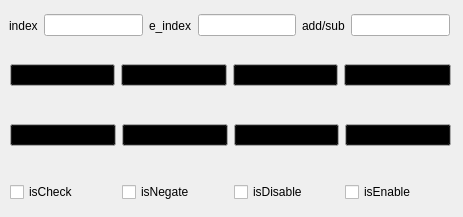
<?xml version="1.0" encoding="UTF-8"?>
<ui version="4.0">
 <class>FormTestWorldZone</class>
 <widget class="QWidget" name="FormTestWorldZone">
  <property name="geometry">
   <rect>
    <x>0</x>
    <y>0</y>
    <width>463</width>
    <height>217</height>
   </rect>
  </property>
  <property name="palette">
   <palette>
    <active>
     <colorrole role="Button">
      <brush brushstyle="SolidPattern">
       <color alpha="255">
        <red>0</red>
        <green>0</green>
        <blue>0</blue>
       </color>
      </brush>
     </colorrole>
     <colorrole role="Shadow">
      <brush brushstyle="SolidPattern">
       <color alpha="255">
        <red>188</red>
        <green>187</green>
        <blue>185</blue>
       </color>
      </brush>
     </colorrole>
    </active>
    <inactive>
     <colorrole role="Button">
      <brush brushstyle="SolidPattern">
       <color alpha="255">
        <red>0</red>
        <green>0</green>
        <blue>0</blue>
       </color>
      </brush>
     </colorrole>
     <colorrole role="Shadow">
      <brush brushstyle="SolidPattern">
       <color alpha="255">
        <red>188</red>
        <green>187</green>
        <blue>185</blue>
       </color>
      </brush>
     </colorrole>
    </inactive>
    <disabled>
     <colorrole role="Button">
      <brush brushstyle="SolidPattern">
       <color alpha="255">
        <red>0</red>
        <green>0</green>
        <blue>0</blue>
       </color>
      </brush>
     </colorrole>
     <colorrole role="Shadow">
      <brush brushstyle="SolidPattern">
       <color alpha="255">
        <red>188</red>
        <green>187</green>
        <blue>185</blue>
       </color>
      </brush>
     </colorrole>
    </disabled>
   </palette>
  </property>
  <property name="windowTitle">
   <string>Form</string>
  </property>
  <widget class="QWidget" name="horizontalLayoutWidget">
   <property name="geometry">
    <rect>
     <x>10</x>
     <y>180</y>
     <width>441</width>
     <height>24</height>
    </rect>
   </property>
   <layout class="QHBoxLayout" name="horizontalLayout">
    <item>
     <widget class="QCheckBox" name="cboxCheck">
      <property name="text">
       <string>isCheck</string>
      </property>
     </widget>
    </item>
    <item>
     <widget class="QCheckBox" name="cboxNegate">
      <property name="text">
       <string>isNegate</string>
      </property>
     </widget>
    </item>
    <item>
     <widget class="QCheckBox" name="cboxDisable">
      <property name="text">
       <string>isDisable</string>
      </property>
     </widget>
    </item>
    <item>
     <widget class="QCheckBox" name="cboxEnable">
      <property name="text">
       <string>isEnable</string>
      </property>
     </widget>
    </item>
   </layout>
  </widget>
  <widget class="QWidget" name="horizontalLayoutWidget_2">
   <property name="geometry">
    <rect>
     <x>9</x>
     <y>10</y>
     <width>441</width>
     <height>31</height>
    </rect>
   </property>
   <layout class="QHBoxLayout" name="horizontalLayout_2">
    <item>
     <widget class="QLabel" name="label_4">
      <property name="text">
       <string>index</string>
      </property>
     </widget>
    </item>
    <item>
     <widget class="QLineEdit" name="txtIndex"/>
    </item>
    <item>
     <widget class="QLabel" name="label_10">
      <property name="text">
       <string>e_index</string>
      </property>
     </widget>
    </item>
    <item>
     <widget class="QLineEdit" name="txtEntityIndex"/>
    </item>
    <item>
     <widget class="QLabel" name="label_12">
      <property name="text">
       <string>add/sub</string>
      </property>
     </widget>
    </item>
    <item>
     <widget class="QLineEdit" name="txtAddSub"/>
    </item>
   </layout>
  </widget>
  <widget class="QWidget" name="horizontalLayoutWidget_3">
   <property name="geometry">
    <rect>
     <x>10</x>
     <y>50</y>
     <width>441</width>
     <height>51</height>
    </rect>
   </property>
   <layout class="QHBoxLayout" name="horizontalLayout_3">
    <item>
     <widget class="QPushButton" name="btnClear">
      <property name="text">
       <string>Clear</string>
      </property>
     </widget>
    </item>
    <item>
     <widget class="QPushButton" name="btnAddCyl">
      <property name="text">
       <string>Add_Cyl</string>
      </property>
     </widget>
    </item>
    <item>
     <widget class="QPushButton" name="btnAddBox">
      <property name="text">
       <string>Add_Box</string>
      </property>
     </widget>
    </item>
    <item>
     <widget class="QPushButton" name="btnSetEnable">
      <property name="sizePolicy">
       <sizepolicy hsizetype="Minimum" vsizetype="Maximum">
        <horstretch>0</horstretch>
        <verstretch>0</verstretch>
       </sizepolicy>
      </property>
      <property name="minimumSize">
       <size>
        <width>3</width>
        <height>0</height>
       </size>
      </property>
      <property name="text">
       <string>SetEnable/Disable</string>
      </property>
     </widget>
    </item>
   </layout>
  </widget>
  <widget class="QWidget" name="horizontalLayoutWidget_4">
   <property name="geometry">
    <rect>
     <x>10</x>
     <y>110</y>
     <width>441</width>
     <height>51</height>
    </rect>
   </property>
   <layout class="QHBoxLayout" name="horizontalLayout_4">
    <item>
     <widget class="QPushButton" name="btnGetBox">
      <property name="text">
       <string>GetBox</string>
      </property>
     </widget>
    </item>
    <item>
     <widget class="QPushButton" name="btnGetCyl">
      <property name="text">
       <string>GetCyl</string>
      </property>
     </widget>
    </item>
    <item>
     <widget class="QPushButton" name="btnSetCheck">
      <property name="text">
       <string>CheckOn/Off</string>
      </property>
     </widget>
    </item>
    <item>
     <widget class="QPushButton" name="btnSaveAll">
      <property name="text">
       <string>SaveAll</string>
      </property>
     </widget>
    </item>
   </layout>
  </widget>
 </widget>
 <resources/>
 <connections/>
</ui>
